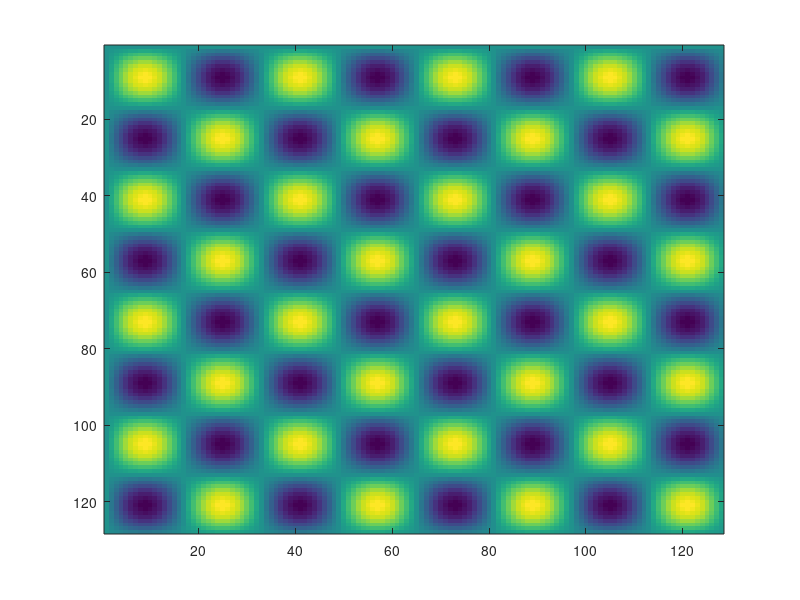
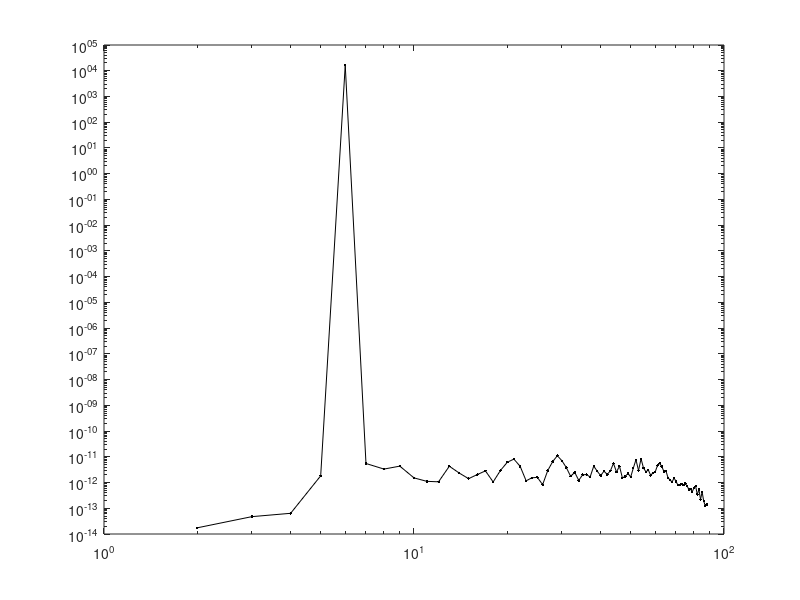

MATLAB code for these plots, in order: (Note: this script raises an error after producing the figures.)
nx = 128;
ny = 128;

xgrid = ((1:nx)-1)*2*pi/nx; % gridje zonder laatste punt
ygrid = ((1:ny)-1)*2*pi/ny;

E = sin(4*xgrid)'*sin(4*ygrid);
figure(1)
imagesc(E)

H = abs(fft2(E));
H = fftshift(H);

midx = nx/2+1;
midy = ny/2+1;

maxr = floor(sqrt(midx^2 + midy^2)) + 1;

rPrf = zeros(maxr,1);
cnt  = zeros(maxr,1);

C    = zeros(nx,ny);

for j = 1:ny
    for i = 1:nx
        r   = sqrt( (i-midx)^2 + (j-midy)^2 );
        idx = floor(r)+1;
        rPrf(idx) = rPrf(idx) + H(i,j);
        C(i,j) = idx;
        cnt(idx) = cnt(idx)+1;
    end
end

range = 2:maxr-4;
rPrf = rPrf(range);

figure(2)
loglog(range,rPrf,'k.-'); hold on;
%loglog(range,10*max(rPrf)*(range).^(-5/3));
%loglog(range,10*max(rPrf)*(range).^(-3));
hold off

vsm(C)
vsm(H)